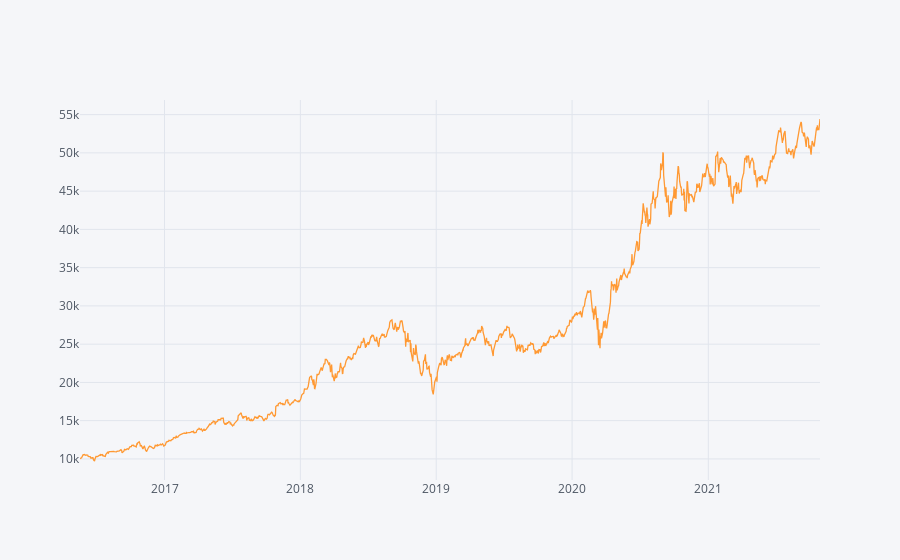

The cell this chart's notebook holds for it:
### Code cell
((results.Close.pct_change().dropna()+1).cumprod()*capital).iplot()
#or
axs=((results.Close.pct_change().dropna()+1).cumprod()*capital).plot()

### Figure 1 — Plotly figure (JSON) as saved in the notebook; plotly's stock layout.template omitted (floating-point values rounded to 4 significant figures; data arrays with more than 128 entries replaced by an {"elided": "..."} marker saying what was removed)
{"data": [{"line": {"color": "rgba(255, 153, 51, 1.0)", "dash": "solid", "shape": "linear", "width": 1.3}, "mode": "lines", "name": "Close", "text": "", "type": "scatter", "x": {"elided": "1372 str values"}, "y": {"elided": "1372 float values"}}], "layout": {"legend": {"bgcolor": "#F5F6F9", "font": {"color": "#4D5663"}}, "paper_bgcolor": "#F5F6F9", "plot_bgcolor": "#F5F6F9", "title": {"font": {"color": "#4D5663"}}, "xaxis": {"gridcolor": "#E1E5ED", "showgrid": true, "tickfont": {"color": "#4D5663"}, "title": {"font": {"color": "#4D5663"}, "text": ""}, "zerolinecolor": "#E1E5ED"}, "yaxis": {"gridcolor": "#E1E5ED", "showgrid": true, "tickfont": {"color": "#4D5663"}, "title": {"font": {"color": "#4D5663"}, "text": ""}, "zerolinecolor": "#E1E5ED"}}}
